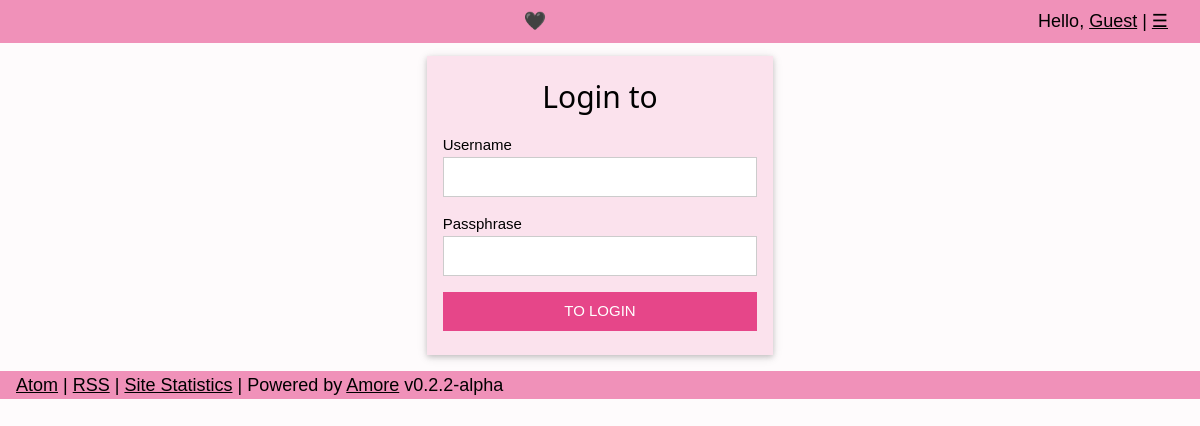
/pub/the-login.php, run on an earlier commit of the app's database.
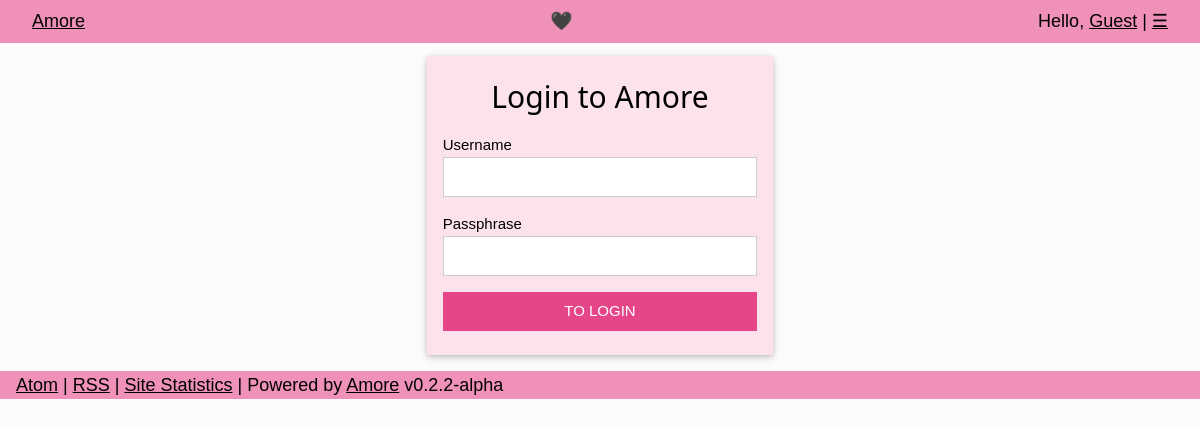
And on a later commit of the database.
### tables this page shows
CREATE TABLE `configuration` (
  `primary_key` varchar(10) NOT NULL,
  `website_url` tinytext NOT NULL,
  `website_name` tinytext NOT NULL,
  `website_description` text NOT NULL,
  `default_locale` tinytext NOT NULL,
  `open_registrations` BOOLEAN DEFAULT 0 COMMENT 'default is closed',
  `admin_account` tinytext NOT NULL COMMENT 'will be first account created',
  `admin_email` tinytext NOT NULL,
  `posts_are_called` tinytext NOT NULL,
  `post_is_called` tinytext NOT NULL,
  `reposts_are_called` tinytext NOT NULL,
  `repost_is_called` tinytext NOT NULL,
  `users_are_called` tinytext NOT NULL,
  `user_is_called` tinytext NOT NULL,
  `favorites_are_called` tinytext NOT NULL,
  `favorite_is_called` tinytext NOT NULL,
  `max_post_length` smallint NOT NULL DEFAULT 500,
  `banned_user_names` text NOT NULL,
  `list_with_the_federation_info` BOOLEAN NOT NULL DEFAULT 1 COMMENT 'default is yes',
  `list_with_fediverse_network` BOOLEAN NOT NULL DEFAULT 1 COMMENT 'default is yes'
);

### pub/the-login.php (the view, shortened to what this page needs)
<?php
$dbconn = new mysqli(DBHOST, DBUSER, DBPASS, DBNAME);
mysqli_set_charset($dbconn, "utf8");
$mysiteq = "SELECT * FROM configuration WHERE primary_key='".SITEKEY."'";
$mysitequery = mysqli_query($dbconn,$mysiteq);
while ($mysiteopt = mysqli_fetch_assoc($mysitequery)) {
	$website_url				= $mysiteopt['website_url'];
	$website_name				= $mysiteopt['website_name'];
	$default_locale			= $mysiteopt['default_locale'];
}
include_once "main-header.php";
?>
	<main class="w3-container w3-content" style="max-width:1400px;margin-top:40px;">
		<div class="w3-cell-row w3-container">
			<div class="w3-col w3-cell m3 l4">&nbsp;</div>
			<div class="w3-col w3-panel w3-cell m6 l4">
				<form id="basicform" method="post" class="w3-card-2 w3-theme-l3 w3-padding maincard" action="<?php echo htmlspecialchars($_SERVER["PHP_SELF"]); ?>">
					<h2 class="w3-center"><?php echo _("Login to")." ".$website_name; ?></h2>
					<p>
						<label for="loginuser"><?php echo _('Username'); ?></label>
						<input type="text" name="loginuser" id="loginuser" class="w3-input w3-border w3-margin-bottom" required maxlength="50">
					</p>
					<p>
						<label for="loginpass"><?php echo _('Passphrase'); ?></label>
						<input type="password" name="loginpass" id="loginpass" class="w3-input w3-border w3-margin-bottom" required>
					</p>
					<input type="submit" name="loginsubmit" id="loginsubmit" class="w3-button w3-button-hover w3-block w3-theme-d3 w3-section w3-padding" value="<?php echo _('TO LOGIN'); ?>">
				</form>
			</div>
			<div class="w3-col w3-cell m3 l4">&nbsp;</div>
		</div>
<?php
include_once "main-footer.php";
?>

### pub/main-header.php (shortened to what this page needs)
<!DOCTYPE html>
<html lang="<?php echo $default_locale; ?>">
<head>
	<link href="<?php echo $website_url; ?>/style/amore.css" rel="stylesheet" type="text/css">
</head>
<body class="w3-theme-l5">
	<div class="w3-top">
	<header class="w3-container w3-bar w3-large w3-theme-d1">
		<div class="w3-left w3-padding"><a href="<?php echo $website_url; ?>/index.php"><?php echo $website_name;  ?></a></div>
		<div class="w3-right w3-padding"><?php
		echo _('Hello, ');
		if (isset($_COOKIE['uname'])) {
			echo "<a href=\"dash/my-profile.php?uid=".$_COOKIE['id']."\">";
		} else {
			echo "<a href=\"the-login.php\">";
		}
		if (isset($_COOKIE['uname'])) {
			echo $_COOKIE['uname'];
		} else {
			echo _('Guest');
		}
		echo "</a>&nbsp;|&nbsp;";
		echo "<a href=\"\#\">&#9776;</a>";
?>
</div>
		<div class="w3-center w3-padding">🖤</div>
	</header>
	</div>

What changed in the data, as far as the page shows it:
added configuration: website_name "Amore"
